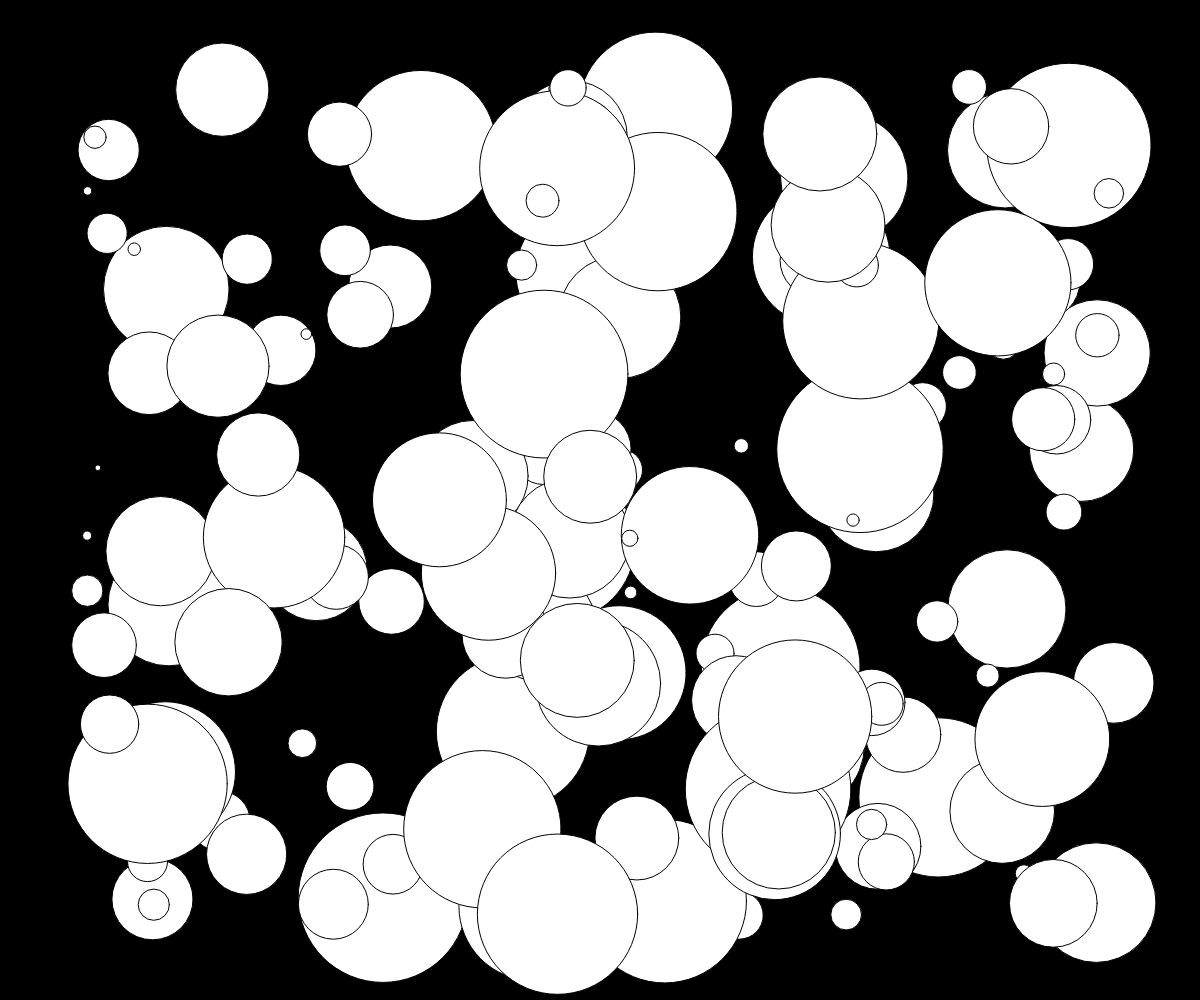
Frame 1 (no input)
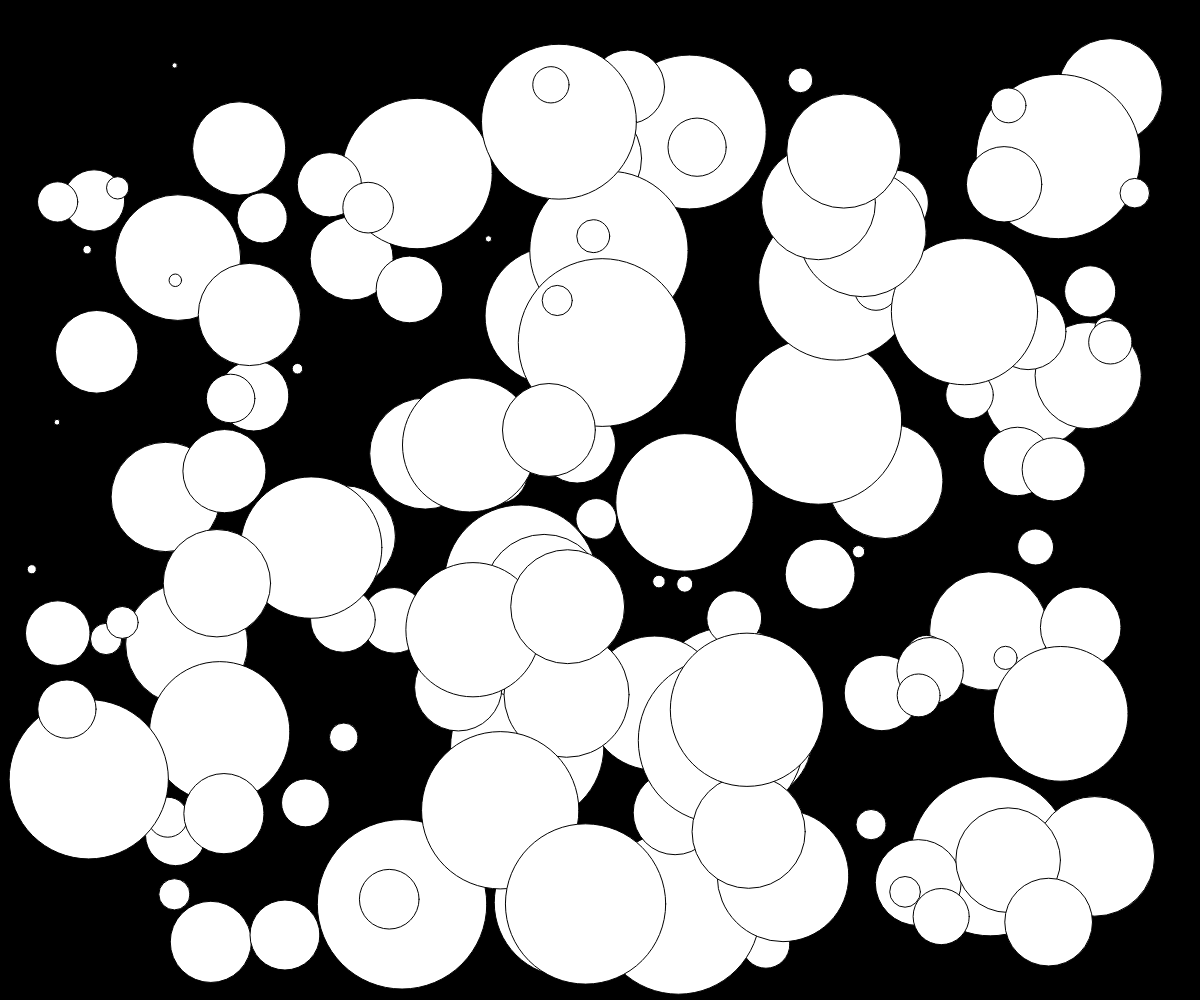
Frame 60 (no input)
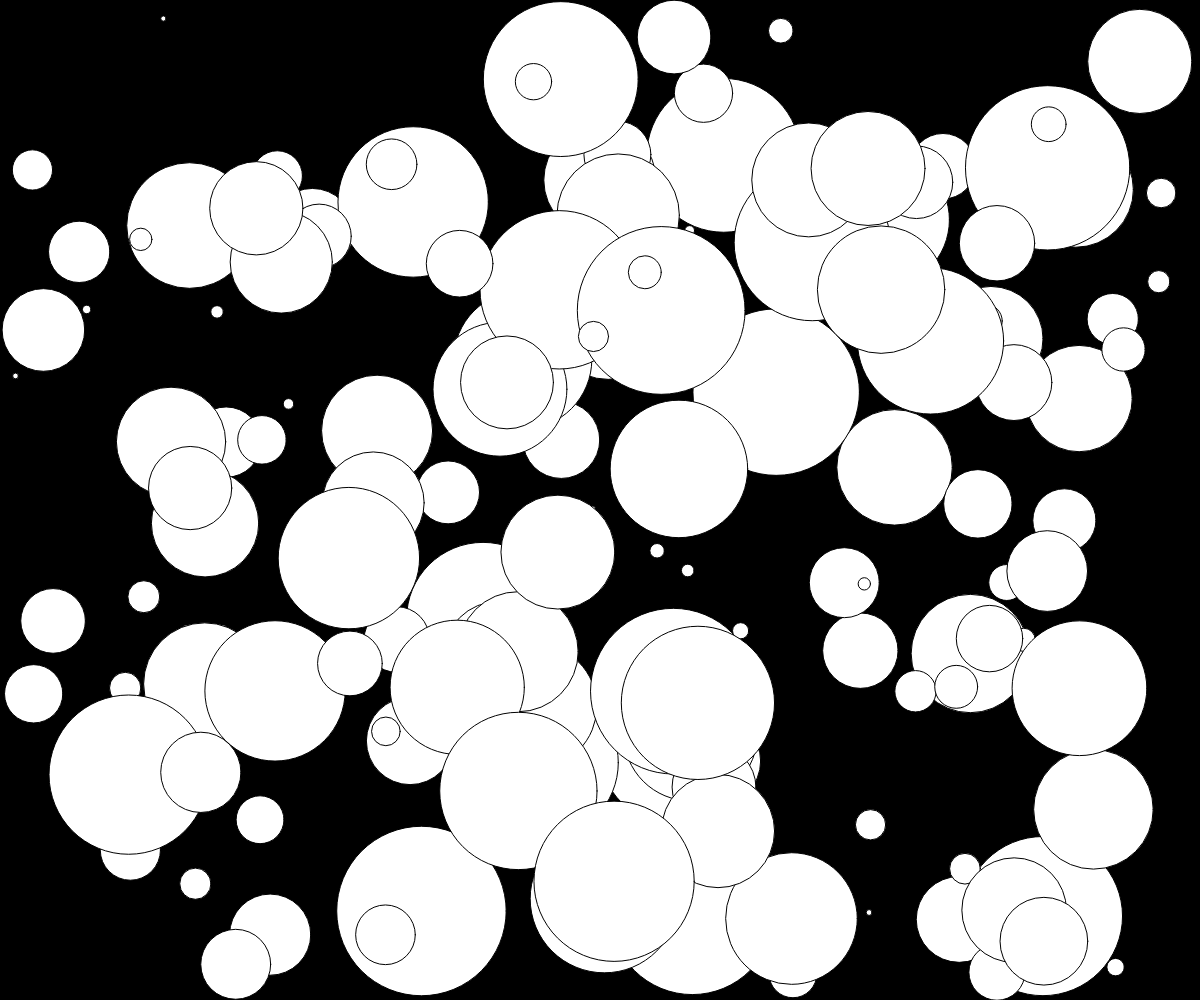
Frame 120 (the mouse pressed at the canvas centre since frame 60)

The p5.js sketch that drew these frames (run headless with seeded random() and noise() and a simulated clock; from frame 60 on, the mouse is pressed at the canvas centre):

// p5.js sketch
// ── sketch.js
let balls = [];

// config
const BALL_COUNT = 150;
const BALL_MIN_SIZE = 5;
const BALL_MAX_SIZE = 170;
const BALL_MAX_RADIUS = BALL_MAX_SIZE / 2;
const BALL_SPEED = 1;
// end of config

function setup() {
  createCanvas(windowWidth, windowHeight);
  for (let i = 0; i < BALL_COUNT; i++) {
    let x = random(BALL_MAX_RADIUS, width - BALL_MAX_RADIUS);
    let y = random(BALL_MAX_RADIUS, height - BALL_MAX_RADIUS);
    balls.push(new Ball(x, y));
  }
}

function draw() {
  background(0);
  for (let ball of balls) {
    ball.init();
  }
}

function mousePressed() {
  for (let ball of balls) {
    ball.clicked();
  }
}

function windowResized() {
  resizeCanvas(windowWidth, windowHeight);
}

class Ball {
  constructor(x, y) {
    this.x = x;
    this.y = y;
    this.xSpeed = random(-BALL_SPEED, BALL_SPEED);
    this.ySpeed = random(-BALL_SPEED, BALL_SPEED);
    this.size = random(BALL_MIN_SIZE, BALL_MAX_SIZE);
  }

  clicked() {
    let d = dist(mouseX, mouseY, this.x, this.y);
    if (d < this.size / 2) {
      this.size = 5;
      this.xSpeed = random(-0.25, 0.25);
      this.ySpeed = random(-0.25, 0.25);
    }
  }

  move() {
    this.x += this.xSpeed;
    this.y += this.ySpeed;
  }
  bounce() {
    if (this.x > width - this.size / 2 || this.x < 0 + this.size / 2) {
      this.xSpeed *= -1;
    }
    if (this.y > height - this.size / 2 || this.y < 0 + this.size / 2) {
      this.ySpeed *= -1;
    }
  }
  show() {
    ellipse(this.x, this.y, this.size);
  }
  init() {
    this.move();
    this.bounce();
    this.show();
  }
}
